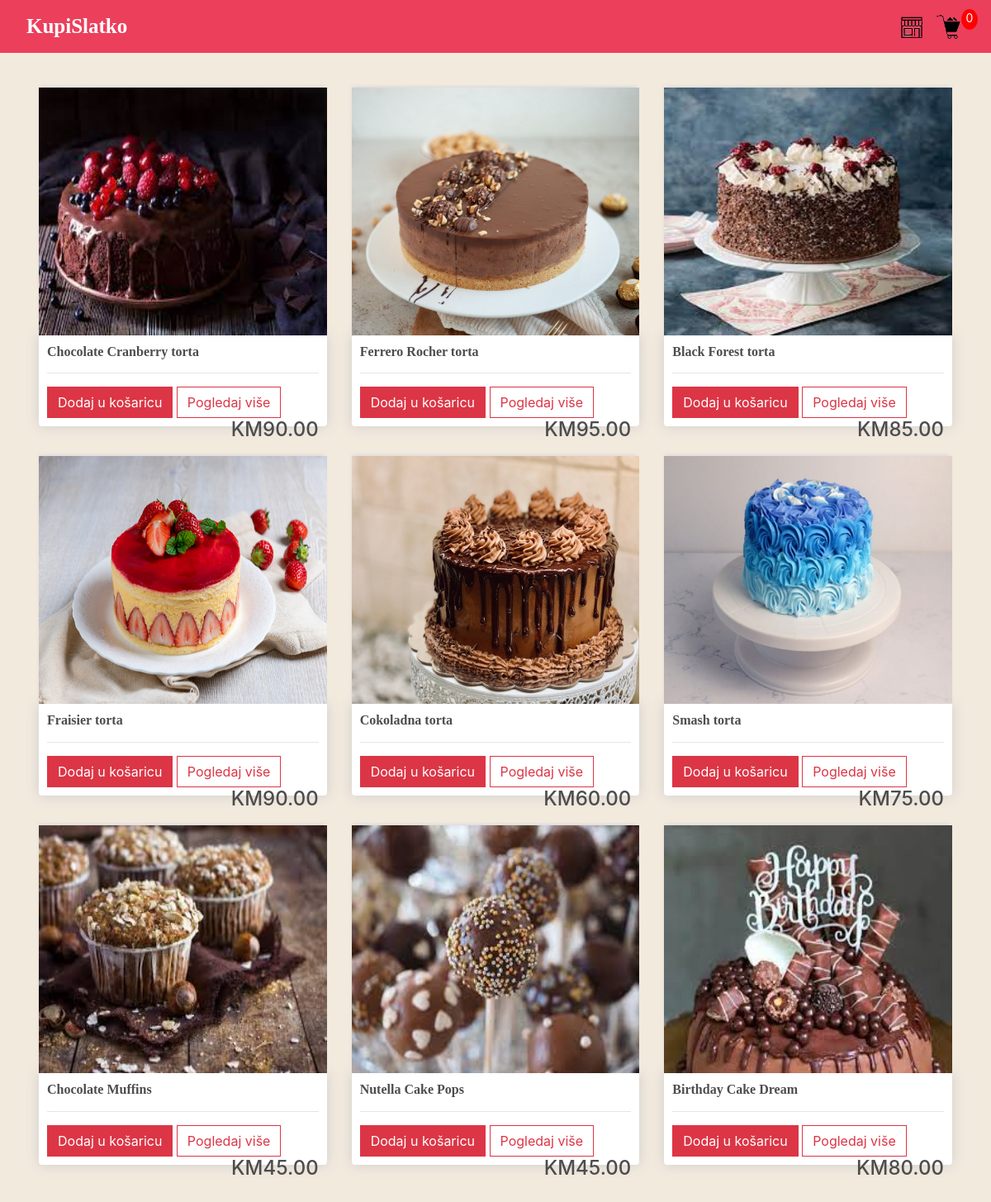
The page / on the database its author committed.
### aplikacija/models.py (models this page shows, shortened)
class Product(models.Model):
    name = models.CharField(max_length=50, null= True)
    price = models.FloatField()
    content = models.TextField(default= 0)
    priprema = models.TextField(default= 0)
    sastojci = models.TextField(default= 0)
    image = models.ImageField(null= True, blank= True)
    @property
    def imageURL(self):
        try:
            url = self.image.url
        except:
            url = ""
        return url

### aplikacija/views.py (the view)
# urls.py: path("", views.trgovina, name="trgovina"),
def trgovina(request):
    if request.user.is_authenticated:
        customer = request.user.customer
        order, created = Order.objects.get_or_create(customer=customer, complete=False)
        items= order.orderitem_set.all()
        cartItems = order.get_cart_items
    else:
        items = []
        order = {"get_cart_total":0, "get_cart_items":0}
        cartItems = order["get_cart_items"]
    products = Product.objects.all()
    context = {
        "products" : products,
        "cartItems": cartItems
    }
    return render (request, "aplikacija/trgovina.html", context)

### aplikacija/templates/aplikacija/trgovina.html (shortened to what this page needs)
{% extends 'aplikacija/index.html' %}
{% load static %}
{% block content %}
  <div class = "row">
    {% for product in products  %}
    <div class = "col-lg-4">
      <img class= "thumbnail" src="{{product.imageURL}}" alt="za pocetak umjeso slika">
      <div class = "box-element product">
        <h6 class ="naziv-proizvoda"><strong>{{product.name}}</strong></h6>
        <hr>
        <button data-product = {{product.id}} data-action="add" class = "btn btn-danger update-cart" >Dodaj u košaricu</button>
        <a class = "btn btn-outline-danger " href="{% url 'vise' product.pk %}"> Pogledaj više</a>
        <h4 style = "display: inline-block; float: right;" >KM{{product.price|floatformat:2}}</h4>
      </div>
    </div>
    {% endfor %}
  </div>
{% endblock content %}

### aplikacija/templates/aplikacija/index.html (shortened to what this page needs)
<!DOCTYPE html>
{% load static %}
<html lang="en">
<head>
	<link rel="stylesheet" href="https://stackpath.bootstrapcdn.com/bootstrap/4.4.1/css/bootstrap.min.css">
  <link rel="stylesheet" type = "text/css" href="{% static "css/main.css" %}">
</head>
<body>
  <nav class="navbar navbar-expand-lg navbar-dark bg-dark">
	  <a class="navbar-brand" href="{% url 'trgovina' %}">KupiSlatko</a>
	  <div class="collapse navbar-collapse" id="navbarSupportedContent">
      <a href="{% url 'trgovina' %}">
        <img  id="cart-icon" src="{% static 'images/shop.png' %}">
      </a>
      <a href="{% url 'kosarica' %}">
        <img  id="cart-icon" src="{% static 'images/cart .png' %}">
      </a>
       <p id="cart-total">{{cartItems}}</p>
	  </div>
	</nav>
    <div>
      {% block content %}
      {% endblock content %}
    </div>
</body>
</html>

### static/css/main.css (style rules this page uses)
body { background-color: hsl(0, 0%, 98%); }
h1,h2,h3,h4,h5,h6 { color:hsl(0, 0%, 30%); }
.box-element { box-shadow:hsl(0, 0%, 80%) 0 0 16px; background-color: #fff; border-radius: 4px; padding: 10px; }
.thumbnail { width: 100%; height: 300px; -webkit-box-shadow: -1px -3px 5px -2px rgba(214,214,214,1); -moz-box-shadow: -1px -3px 5px -2px rgba(214,214,214,1); box-shadow: -1px -3px 5px -2px rgba(214,214,214,1); }
.product { border-radius: 0 0 4px 4px; }
.bg-dark { background-color: #ec3f5c!important; }
.navbar-brand { font-family: Copperplate, Papyrus, fantasy, bold; font-size: 25px; font-weight: bold; margin-left: 1rem; }
#cart-icon { width:30px; display: inline-block; margin-left: 15px; }
#cart-total { display: block; text-align: center; color:#fff; background-color: red; width: 20px; height: 25px; border-radius: 50%; font-size: 14px; }
.col-lg-4 { width: 70%; height: 70%; }
.col-lg-4, .col-lg-6, .col-lg-8, .col-lg-12 { margin-top: 10px; }
.btn { border-radius: 0; }
.row { margin: 2rem; }
body { background-color: rgb(243, 234, 222); }
* { box-sizing:border-box; }
body { filter: progid:DXImageTransform.Microsoft.gradient( startColorstr='#ffffff', endColorstr='#e1e8ed',GradientType=0 ); height: 100%; margin: 0; background-repeat: no-repeat; background-attachment: fixed; }
.naziv-proizvoda { font-family: Copperplate, Papyrus, fantasy, bold; }

### rows shown on the page
Product: imageURL (picture), name "Chocolate Cranberry torta", price "90.00"
Product: imageURL (picture), name "Ferrero Rocher torta", price "95.00"
Product: imageURL (picture), name "Black Forest torta", price "85.00"
Product: imageURL (picture), name "Fraisier torta", price "90.00"
Product: imageURL (picture), name "Cokoladna torta", price "60.00"
Product: imageURL (picture), name "Smash torta", price "75.00"
Product: imageURL (picture), name "Chocolate Muffins", price "45.00"
Product: imageURL (picture), name "Nutella Cake Pops", price "45.00"
Product: imageURL (picture), name "Birthday Cake Dream", price "80.00"

### other values the page prints
{{ cartItems }} "0"
